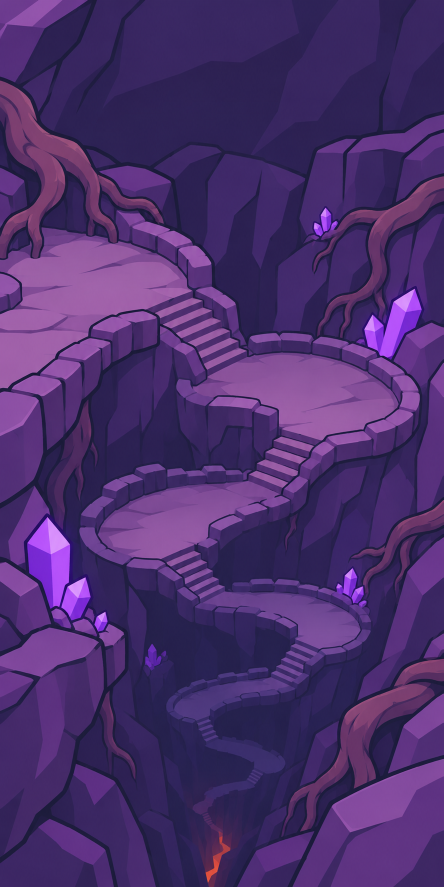
#> input picture assets/abismo/fondo_vertical.png, 887 x 1774 px (shown at 1/2 size)
$ python abismo_arte.py
#> lines starting #> are read from the running program, lines starting #| are printed output that depends on the picture
#!/usr/bin/env python3
"""Prepara el arte del Abismo del Despertar (assets/abismo -> docs/img/abismo).
- fondo.jpg (vertical, pantalla del Abismo) y cartel.jpg (horizontal, tarjeta de Eventos y fondo en horizontal)
- las 4 entradas con sus 3 trampas (vacío, lava, sombras), todas con el mismo recorte para que encajen igual
- cada entrada "a oscuras" (sin trampa a la vista), de la hoja entradas.png
- cuerda, antorcha e insignia de mando (docs/img/insignia.png)
Uso: python3 herramientas/abismo_arte.py"""
import os
import numpy as np
from PIL import Image
from scipy import ndimage as nd
R = os.path.abspath(os.path.join(os.path.dirname(__file__), '..'))
A = os.path.join(R, 'assets/abismo'); O = os.path.join(R, 'docs/img/abismo'); os.makedirs(O, exist_ok=True)
CAMINOS, TRAMPAS = ['gruta', 'cueva', 'grieta', 'tunel'], ['vacio', 'lava', 'sombras']
def guarda(im, path, colores=256):
    im.quantize(colores, method=Image.Quantize.FASTOCTREE, dither=Image.Dither.NONE).save(path, optimize=True) if colores else im.save(path, optimize=True)
# fondos
Image.open(os.path.join(A, 'fondo_vertical.png')).convert('RGB').save(os.path.join(O, 'fondo.jpg'), quality=82, optimize=True, progressive=True)
c = Image.open(os.path.join(A, 'cartel.png')).convert('RGB'); c.resize((1280, round(1280 * c.height / c.width)), Image.LANCZOS).save(os.path.join(O, 'cartel.jpg'), quality=82, optimize=True, progressive=True)
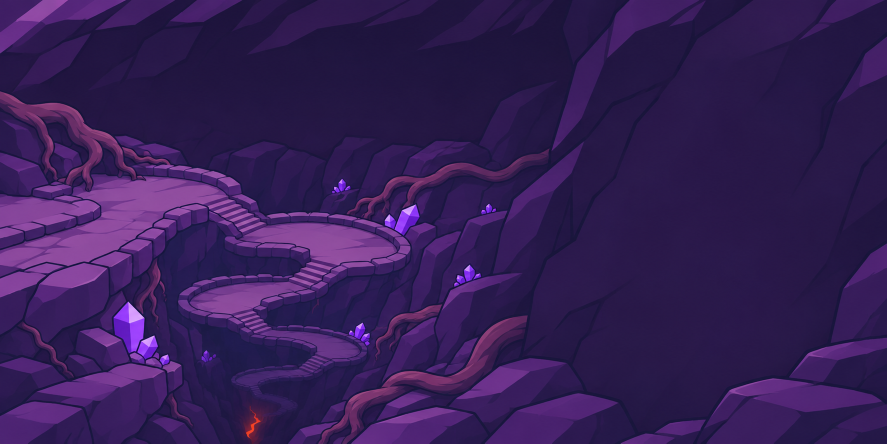
#> input picture assets/abismo/cartel.png, 1774 x 887 px (shown at 1/2 size)
#> further down, c is the input picture: PIL image 1774x887 RGB; mean R, G, B 52.9, 29.8, 85.7
#> after `c = Image.open(os.path.join(A, 'cartel.png')).convert('RGB')`:
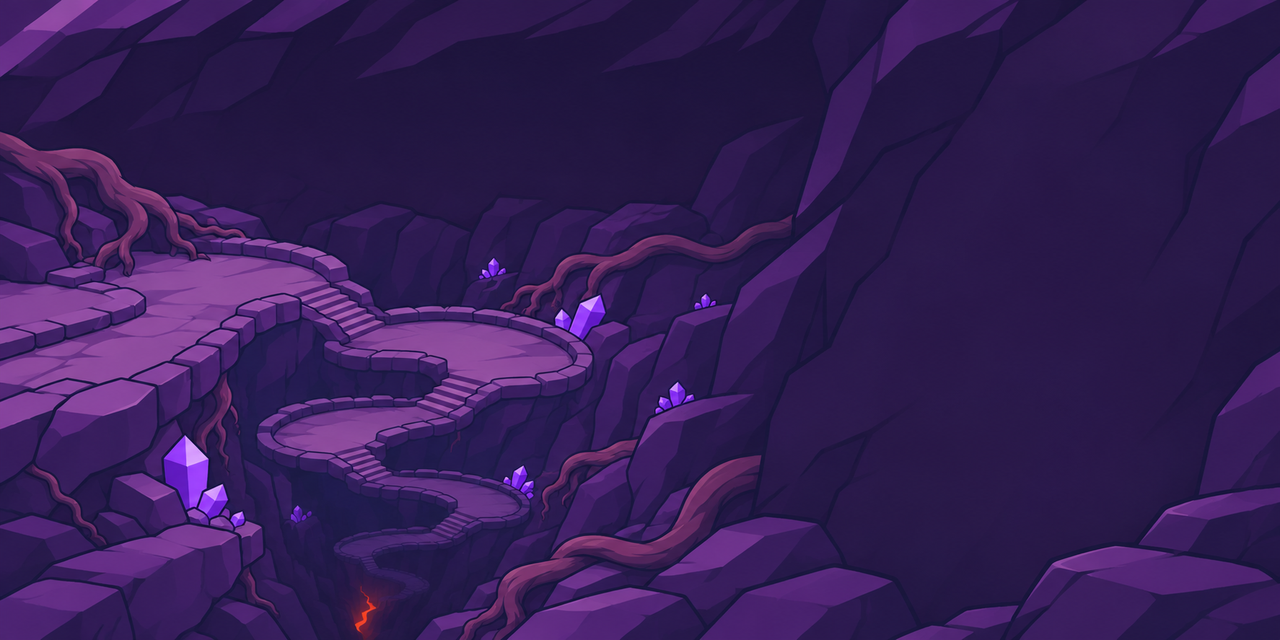
#> saved as cartel.jpg: PIL image 1280x640 RGB; mean R, G, B 52.9, 29.8, 85.7
# entradas: el mismo recorte para las 12 (la unión de sus contornos)
#> (the run stopped early here; a loop or call above may not have finished)
